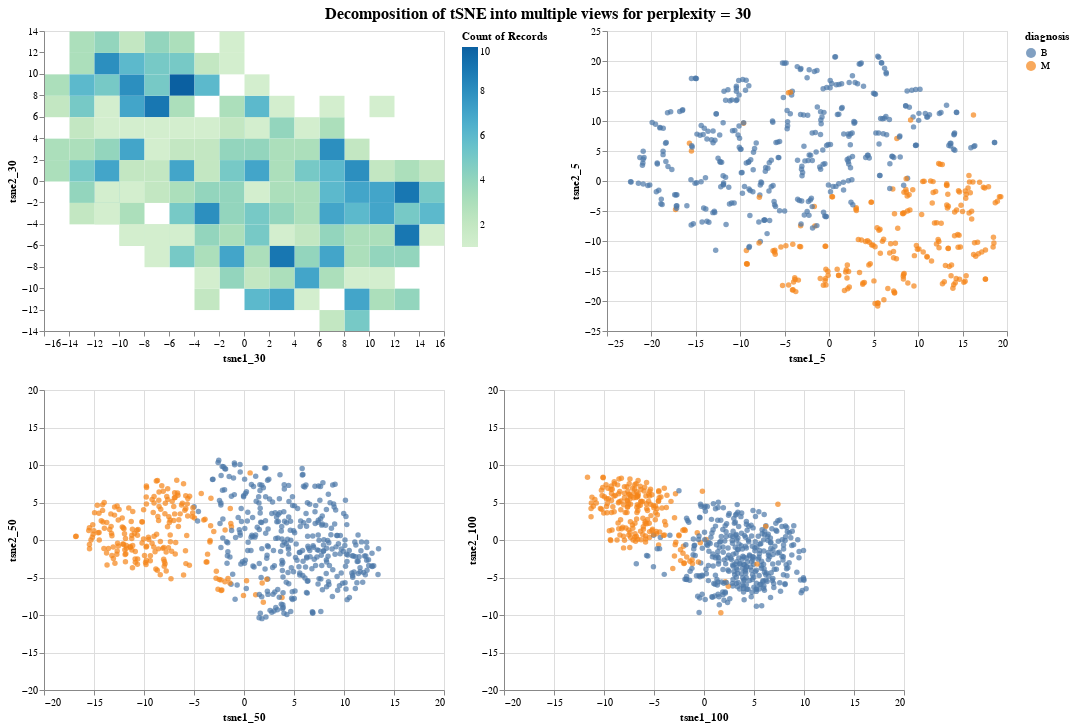

Source (notebook cell):
### Code cell
#for when perplexity is 30
brush = alt.selection_interval()
color = alt.Color('count()', scale=alt.Scale(scheme='greenblue'))

base_heatmap = alt.Chart(tsne_para).mark_rect().encode(
    color=color,
    #alt.Color('type:N', scale=alt.Scale(scheme='greenblue')),
    tooltip= ['diagnosis:N', 'count():Q']
).add_selection(
    brush
)

chart_heatmap = base_heatmap.encode(
    x = alt.X('tsne1_30:Q',bin=alt.Bin(maxbins=20), title="tsne1_30"),
    y = alt.Y('tsne2_30:Q',bin=alt.Bin(maxbins=20), title="tsne2_30"),
)

base_scatter = alt.Chart(tsne_para).mark_circle().encode(
    color= alt.Color('diagnosis:N', legend=None),
    tooltip= ['diagnosis:N']
).transform_filter(
    brush
)

chart1 = base_scatter.encode(
    x=alt.X('tsne1_5:Q', scale=alt.Scale(domain=[-25, 20])),
    y=alt.Y('tsne2_5:Q', scale=alt.Scale(domain=[-25, 25])),
    color= alt.Color('diagnosis:N',)
)

chart3 = base_scatter.encode(
    x=alt.X('tsne1_50:Q', scale=alt.Scale(domain=[-20, 20])),
    y=alt.Y('tsne2_50:Q', scale=alt.Scale(domain=[-20, 20]))
)

chart4 = base_scatter.encode(
    x=alt.X('tsne1_100:Q', scale=alt.Scale(domain=[-20, 20])),
    y=alt.Y('tsne2_100:Q', scale=alt.Scale(domain=[-20, 20]))
)


all_viz_30= (chart_heatmap | chart1) & (chart3 | chart4) 


all_viz_30.properties(
    title= 'Decomposition of tSNE into multiple views for perplexity = 30'
).configure_title(
    anchor= 'middle',
    fontSize=16  
)

### Figure 1 — Vega-Lite specification as saved in the notebook (floating-point values rounded to 4 significant figures; data arrays with more than 128 entries replaced by an {"elided": "..."} marker saying what was removed)
{"config": {"view": {"continuousWidth": 400, "continuousHeight": 300}, "title": {"anchor": "middle", "fontSize": 16}}, "vconcat": [{"hconcat": [{"mark": "rect", "encoding": {"color": {"type": "quantitative", "aggregate": "count", "scale": {"scheme": "greenblue"}}, "tooltip": [{"type": "nominal", "field": "diagnosis"}, {"type": "quantitative", "aggregate": "count"}], "x": {"type": "quantitative", "bin": {"maxbins": 20}, "field": "tsne1_30", "title": "tsne1_30"}, "y": {"type": "quantitative", "bin": {"maxbins": 20}, "field": "tsne2_30", "title": "tsne2_30"}}, "selection": {"selector011": {"type": "interval"}}}, {"mark": "circle", "encoding": {"color": {"type": "nominal", "field": "diagnosis"}, "tooltip": [{"type": "nominal", "field": "diagnosis"}], "x": {"type": "quantitative", "field": "tsne1_5", "scale": {"domain": [-25, 20]}}, "y": {"type": "quantitative", "field": "tsne2_5", "scale": {"domain": [-25, 25]}}}, "transform": [{"filter": {"selection": "selector011"}}]}]}, {"hconcat": [{"mark": "circle", "encoding": {"color": {"type": "nominal", "field": "diagnosis", "legend": null}, "tooltip": [{"type": "nominal", "field": "diagnosis"}], "x": {"type": "quantitative", "field": "tsne1_50", "scale": {"domain": [-20, 20]}}, "y": {"type": "quantitative", "field": "tsne2_50", "scale": {"domain": [-20, 20]}}}, "transform": [{"filter": {"selection": "selector011"}}]}, {"mark": "circle", "encoding": {"color": {"type": "nominal", "field": "diagnosis", "legend": null}, "tooltip": [{"type": "nominal", "field": "diagnosis"}], "x": {"type": "quantitative", "field": "tsne1_100", "scale": {"domain": [-20, 20]}}, "y": {"type": "quantitative", "field": "tsne2_100", "scale": {"domain": [-20, 20]}}}, "transform": [{"filter": {"selection": "selector011"}}]}]}], "data": {"name": "data-b687003e07fb13c305b5423d0fc22258"}, "title": "Decomposition of tSNE into multiple views for perplexity = 30", "$schema": "https://vega.github.io/schema/vega-lite/v4.8.1.json", "datasets": {"data-b687003e07fb13c305b5423d0fc22258": {"elided": "569 records"}}}
